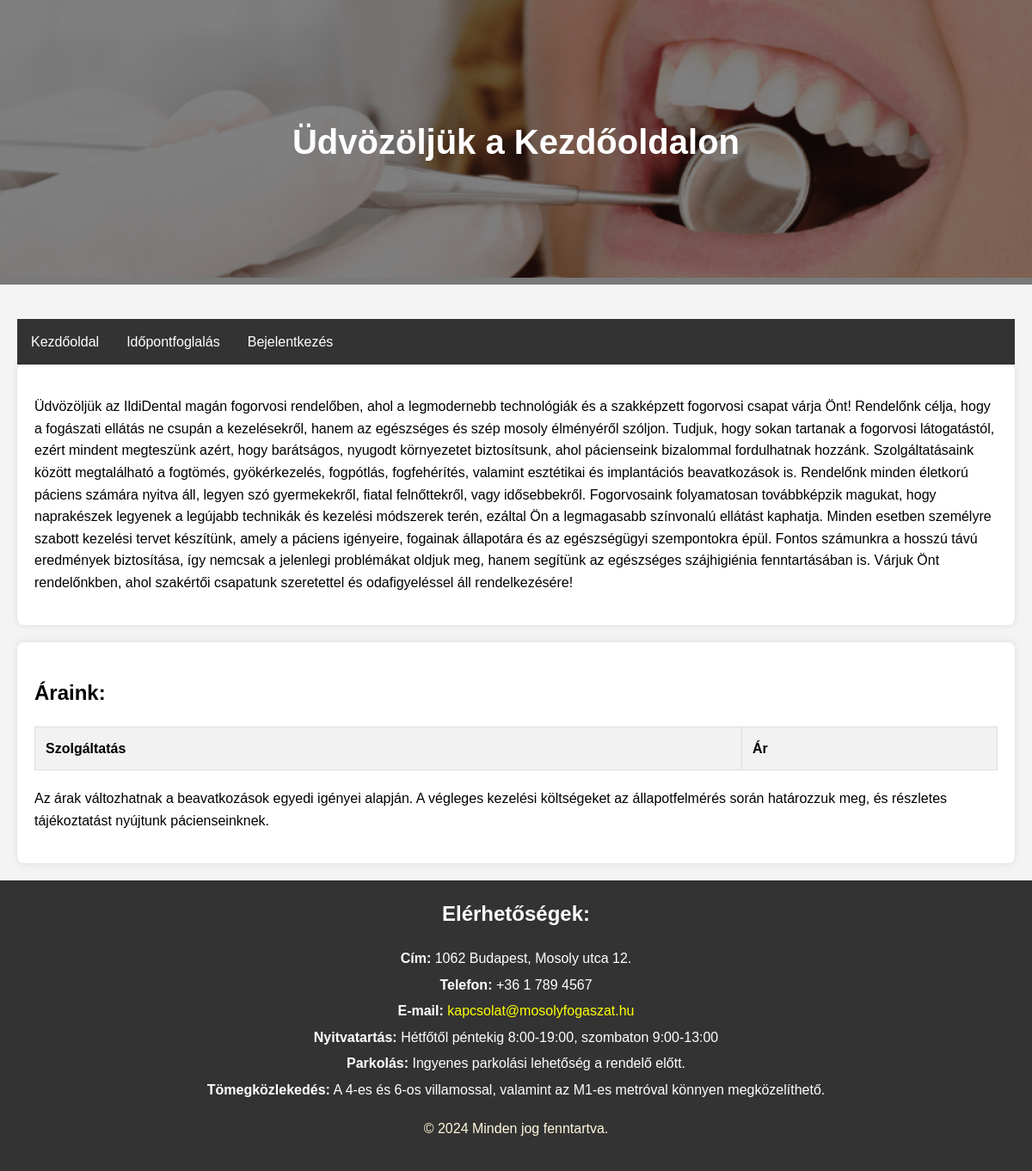
The app's page /, older data.
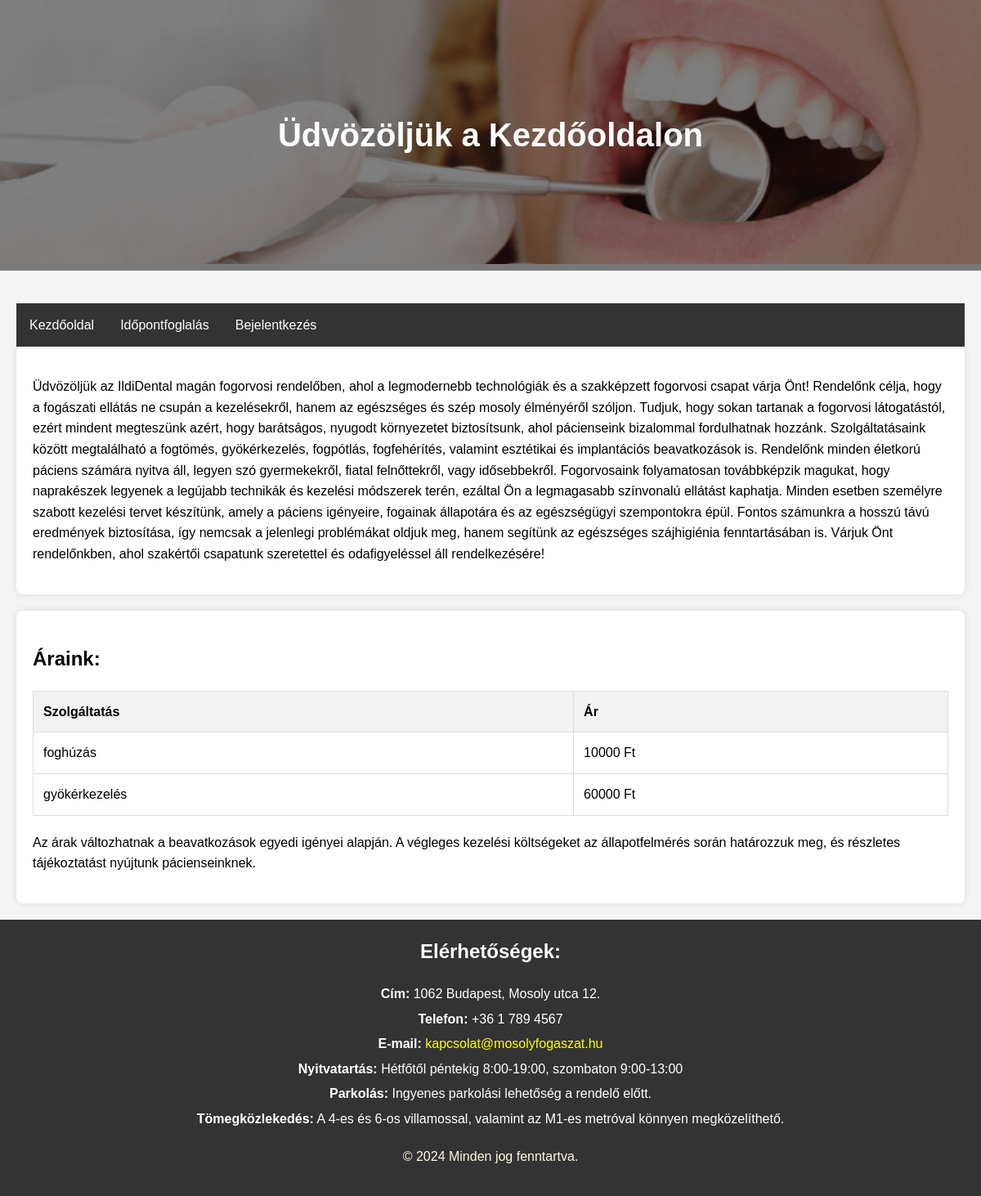
The same page, newer data.
### rendeloweboldal/models.py (models this page shows, shortened)
class Treatment(models.Model):
    id = models.UUIDField(primary_key=True, default=uuid4, editable=False)  # FHIR resource identifier
    name = models.CharField(max_length=255)  # FHIR 'name' field
    description = models.TextField()  # FHIR 'description' field
    duration = models.DurationField(null=True, blank=True)  # Kezelés hossza (opcionális)
    price = models.DecimalField(max_digits=10, decimal_places=0)  # Ár

### rendeloweboldal/views.py (the view)
# urls.py: path('', views.kezdooldal, name='home'),
def kezdooldal(request):
    treatments = Treatment.objects.all()
    return render(request, 'kezdooldal.html', {'treatments': treatments})

### rendeloweboldal/templates/kezdooldal.html (shortened to what this page needs)
{% load static %}
<!DOCTYPE html>
<html lang="hu">
<head>
    <link rel="stylesheet" href="{% static 'css/style.css' %}">
</head>
<body>
    <header>
        <div class="header-container">
            <img src="{% static 'Images/fooldal_kep.png' %}" alt="Főoldal fotó" class="header-image">
            <div class="overlay">
                <h1 class="header-title">Üdvözöljük a Kezdőoldalon</h1>
            </div>
        </div>
    </header>
    <main>
        <nav>
            <ul class="navbar">
                <li><a href="{% url 'home' %}">Kezdőoldal</a></li>
                <li><a href="{% url 'book' %}">Időpontfoglalás</a></li>
                {% if user.is_authenticated %}
                    <li><a href="{% url 'profile' %}">Profil</a></li>
                    <li><a href="{% url 'logout' %}">Kijelentkezés</a></li>
                {% else %}
                    <li><a href="{% url 'login' %}">Bejelentkezés</a></li>
                {% endif %}
            </ul>
        </nav>
        <section class="intro">
            <p>
                Üdvözöljük az IldiDental magán fogorvosi rendelőben, ahol a legmodernebb technológiák és a szakképzett fogorvosi csapat várja Önt! Rendelőnk célja, hogy a fogászati ellátás ne csupán a kezelésekről, hanem az egészséges és szép mosoly élményéről szóljon. Tudjuk, hogy sokan tartanak a fogorvosi látogatástól, ezért mindent megteszünk azért, hogy barátságos, nyugodt környezetet biztosítsunk, ahol pácienseink bizalommal fordulhatnak hozzánk.
                Szolgáltatásaink között megtalálható a fogtömés, gyökérkezelés, fogpótlás, fogfehérítés, valamint esztétikai és implantációs beavatkozások is. Rendelőnk minden életkorú páciens számára nyitva áll, legyen szó gyermekekről, fiatal felnőttekről, vagy idősebbekről. Fogorvosaink folyamatosan továbbképzik magukat, hogy naprakészek legyenek a legújabb technikák és kezelési módszerek terén, ezáltal Ön a legmagasabb színvonalú ellátást kaphatja.
                Minden esetben személyre szabott kezelési tervet készítünk, amely a páciens igényeire, fogainak állapotára és az egészségügyi szempontokra épül. Fontos számunkra a hosszú távú eredmények biztosítása, így nemcsak a jelenlegi problémákat oldjuk meg, hanem segítünk az egészséges szájhigiénia fenntartásában is.
                Várjuk Önt rendelőnkben, ahol szakértői csapatunk szeretettel és odafigyeléssel áll rendelkezésére!
            </p>
        </section>
        <section class="pricing">
            <h2>Áraink:</h2>
            <table>
                <tr>
                    <th>Szolgáltatás</th>
                    <th>Ár</th>
                </tr>
                {% for treatment in treatments %}
                <tr>
                    <td>{{ treatment.name }}</td>
                    <td>{{ treatment.price }} Ft</td>
                </tr>
                {% endfor %}
            </table>
            <p>
                Az árak változhatnak a beavatkozások egyedi igényei alapján. A végleges kezelési költségeket az állapotfelmérés során határozzuk meg, és részletes tájékoztatást nyújtunk pácienseinknek.
            </p>
        </section>
    </main>
    <footer>
        <div class="contact-info">
            <h2>Elérhetőségek:</h2>
            <p><strong>Cím:</strong> 1062 Budapest, Mosoly utca 12.</p>
            <p><strong>Telefon:</strong> +36 1 789 4567</p>
            <p><strong>E-mail:</strong> <a href="mailto:kapcsolat@mosolyfogaszat.hu">kapcsolat@mosolyfogaszat.hu</a></p>
            <p><strong>Nyitvatartás:</strong> Hétfőtől péntekig 8:00-19:00, szombaton 9:00-13:00</p>
            <p><strong>Parkolás:</strong> Ingyenes parkolási lehetőség a rendelő előtt.</p>
            <p><strong>Tömegközlekedés:</strong> A 4-es és 6-os villamossal, valamint az M1-es metróval könnyen megközelíthető.</p>
        </div>
        <p class="copy">&copy; 2024 Minden jog fenntartva.</p>
    </footer>
</body>
</html>

Row changes from the older to the newer data that the page shows:
added Treatment: name "foghúzás", price "10000"
added Treatment: name "gyökérkezelés", price "60000"
